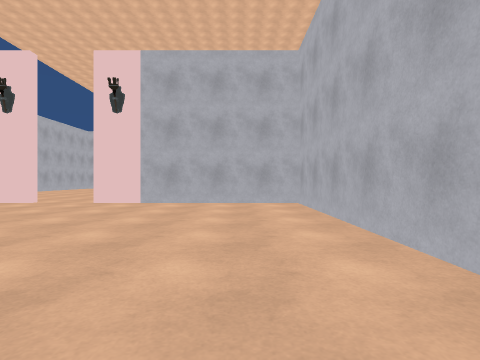
view 1 (above)

19 first-person views from a walk through a scene from a Unity 3-D project. The camera is 1.5 m above the floor, looks level and sees 80° across. The floor is counted in squares, 2 m on a side. Each view is taken from the middle of a square. On the plan, view 1 faces up. The plan holds only what a view shows up to about 10 squares ahead; the rest is blank. The place goes on beyond the plan. The player is left out. Some surface patterns are stand-ins.

view 2
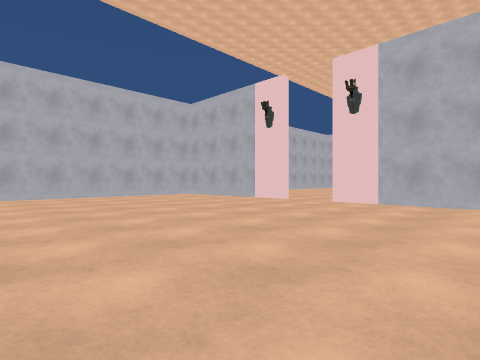

view 3
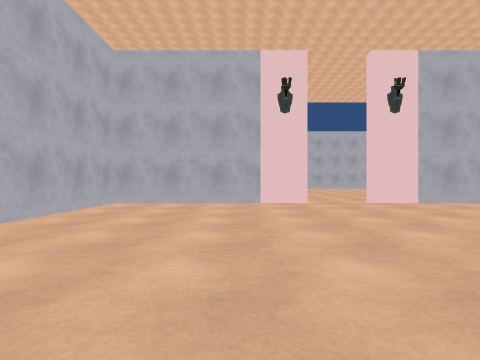

view 4
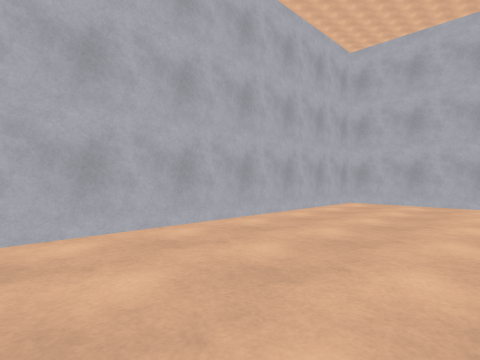

view 5
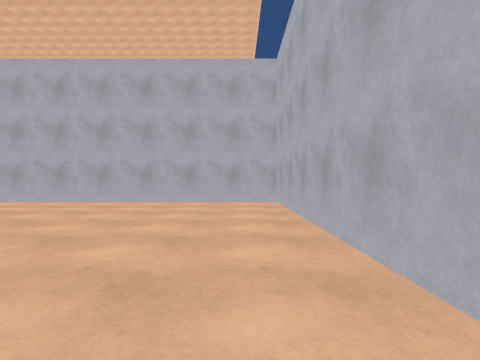

view 6
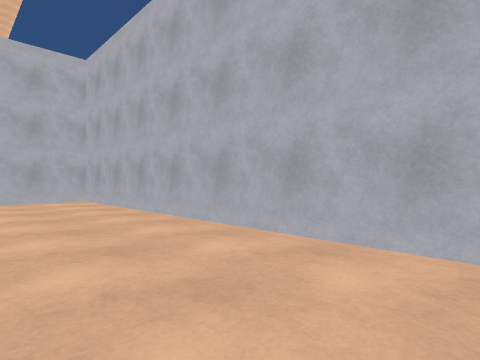

view 7
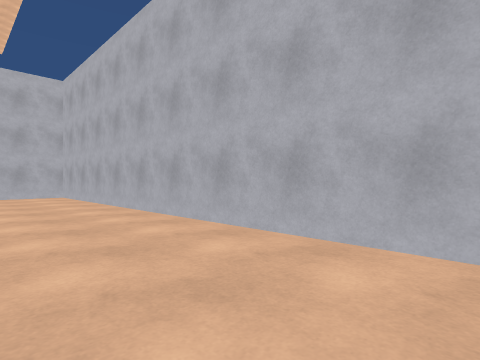

view 8
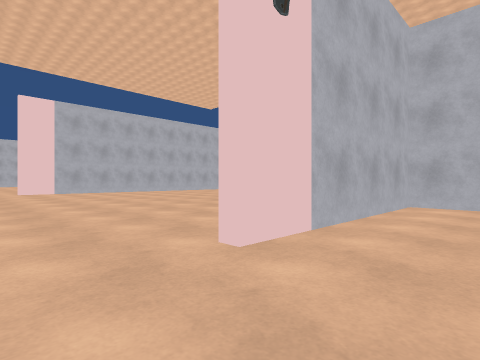

view 9
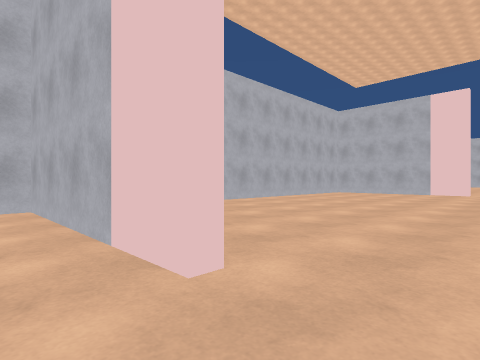

view 10
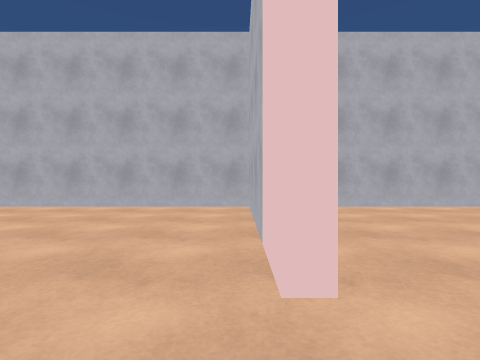

view 11
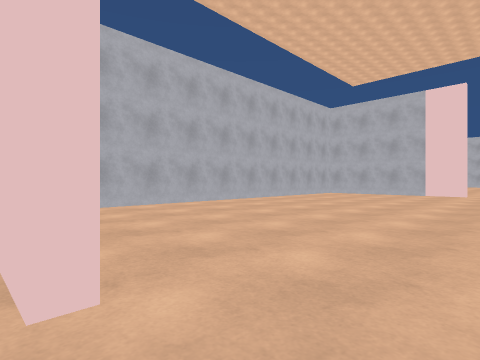

view 12
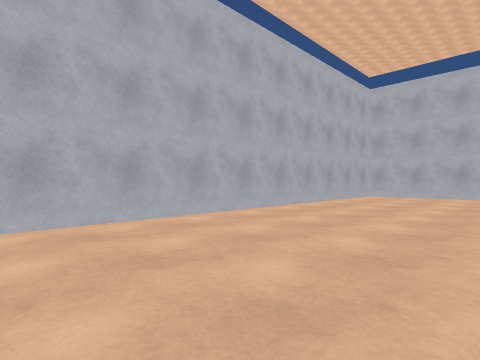

view 13
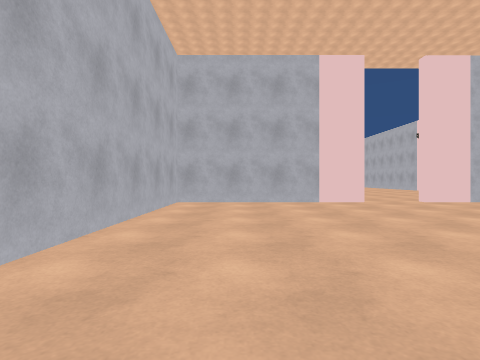

view 14
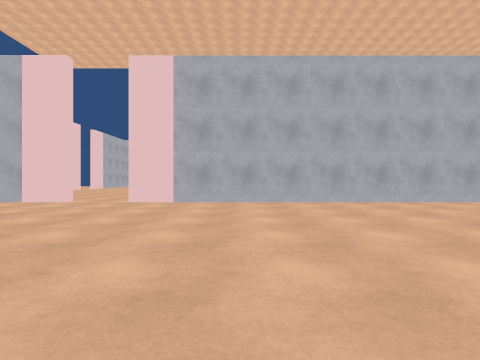

view 15
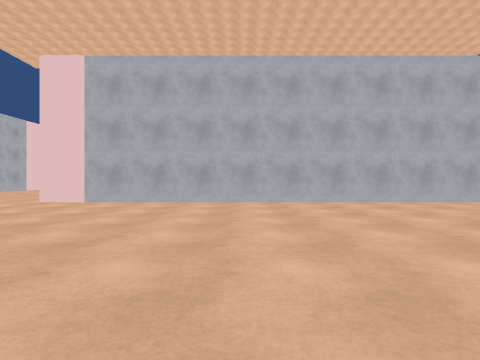

view 16
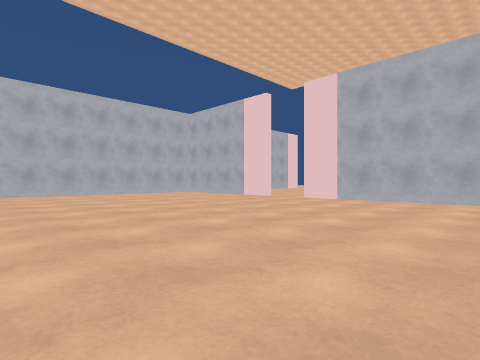

view 17
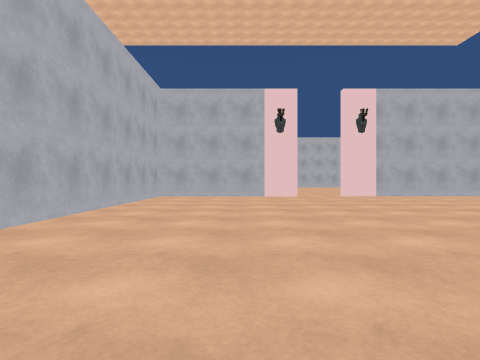

view 18
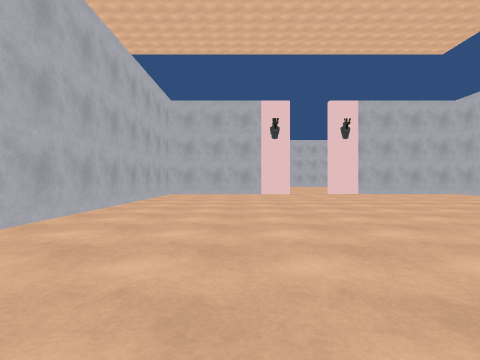

view 19
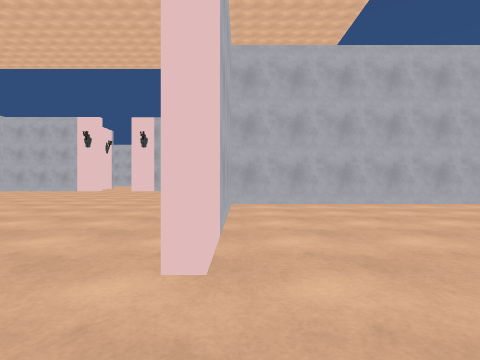

### Floor plan
Points are (right, up) in squares from view 1. A wall is a line through its corners. A room is listed if a view was taken in it or the views show most of it. See-through windows are left out.
Room 1 (views 1, 2, 3, 4, 5, 6, 7, 8, 9, 10, 11, 19)
walls: (-6.7, 9.3) (-13.1, 9.3) (-13.1, 0.2); (-11.8, -0.3) (1.9, -0.3) (1.9, 9.3) (-4.7, 9.3)
ways out: opening at (-5.5, 10) to room 2
Room 2 (views 12, 13, 14, 15, 16, 17, 18)
walls: (-6.7, 24.6) (-13.1, 24.6) (-13.1, 11.4); (9.5, 24.6) (-4.7, 24.6)
ways out: opening at (-5.5, 10) to room 1; opening at (-5.5, 25)

Positions as (right, up) in squares from view 1, and headings:
1: (0, 0), facing up
2: (0, 0), facing up-left
3: (-9, 0), facing up
4: (-9, 0), facing up-left
5: (-8, 1), facing right
6: (-9, 3), facing down-right
7: (-12, 3), facing down-right
8: (-7, 7), facing up-right
9: (-5, 8), facing up-left
10: (-5, 9), facing left
11: (-5, 9), facing up-left
12: (-8, 11), facing up-left
13: (-11, 15), facing up
14: (-1, 15), facing up
15: (2, 15), facing up
16: (2, 14), facing up-left
17: (-1, 21), facing right
18: (-3, 21), facing right
19: (-7, 9), facing right
